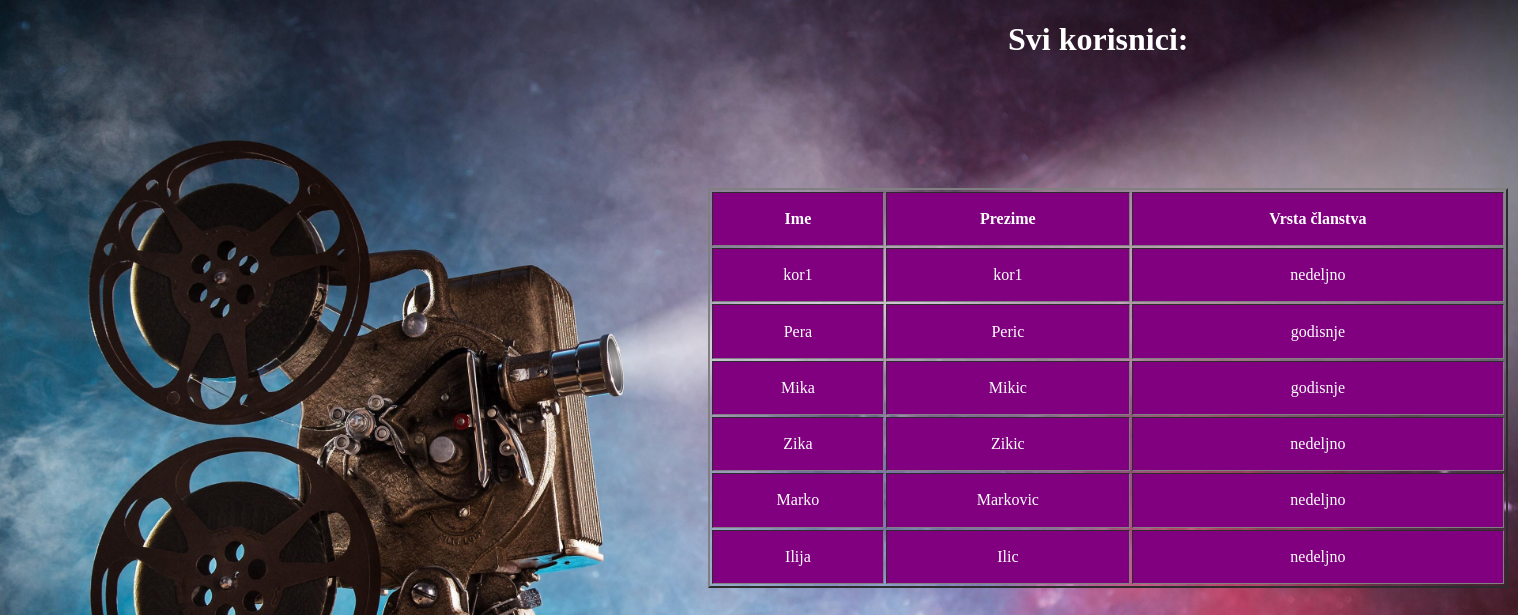
Before: /sviKorisnici.php with the older database file.
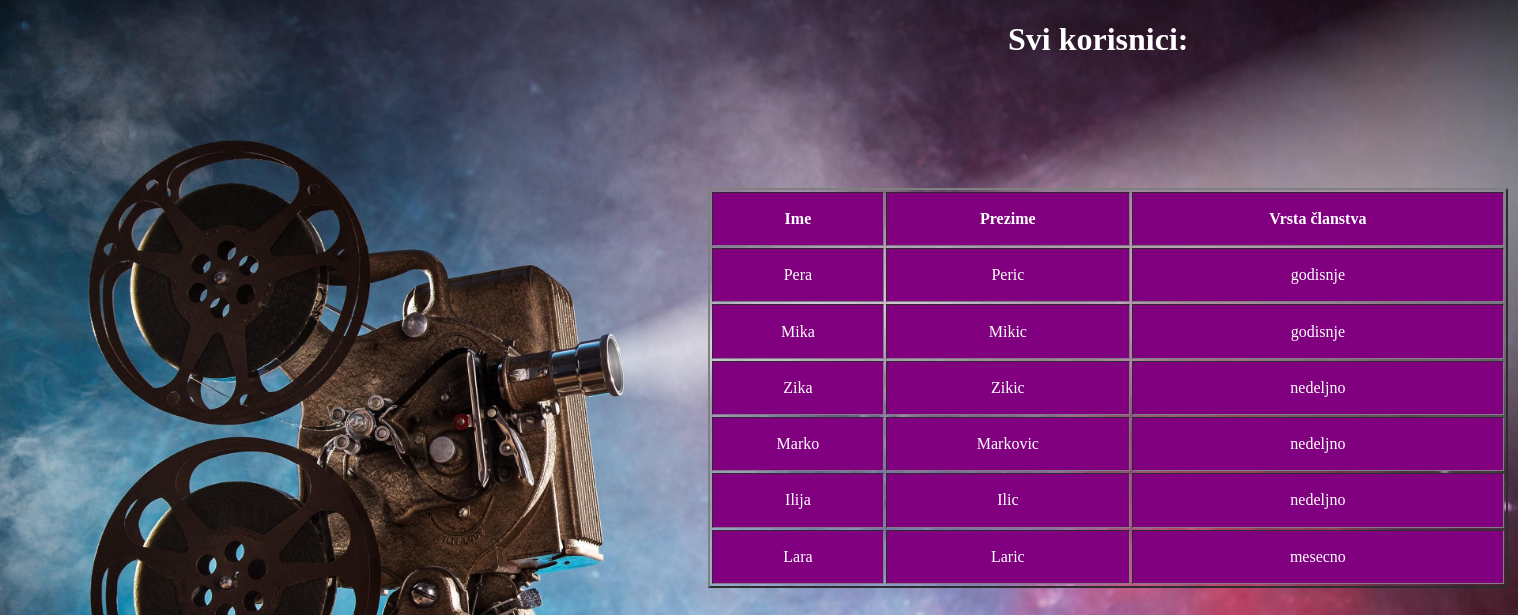
After: the same page with the newer database file.
### tables this page shows
CREATE TABLE `korisnik` (
  `korisnikID` int(10) NOT NULL,
  `ime` varchar(50) NOT NULL,
  `prezime` varchar(50) NOT NULL,
  `vrstaClanstvaID` int(10) NOT NULL
);

CREATE TABLE `clanstvo` (
  `vrstaClanstvaID` int(10) NOT NULL,
  `nazivClanstva` varchar(50) NOT NULL
);

### sviKorisnici.php (the view, shortened to what this page needs)
<!DOCTYPE html>
<html lang="en">
<head>
</head>
<body>
</body>
</html>
<?php
  include "konekcija.php";
  echo "<h1>Svi korisnici: </h1>";
  $sqlUpit = "SELECT * FROM korisnik k JOIN clanstvo c USING(vrstaClanstvaID)";
  $rez = mysqli_query($link, $sqlUpit);
  echo "<table border=2>";
     echo "<tr>";
        echo "<th>"; echo "Ime";  echo "</th>";
        echo "<th>"; echo "Prezime";  echo "</th>";
        echo "<th>"; echo "Vrsta članstva";  echo "</th>";
     echo "</tr>";
  while($korisnik = mysqli_fetch_array($rez))
  {
      echo "<tr>";
        echo "<td>"; echo $korisnik['ime'];  echo "</td>";
        echo "<td>"; echo $korisnik['prezime'];  echo "</td>";
        echo "<td>"; echo $korisnik['nazivClanstva'];  echo "</td>";
        echo '<br>';
     echo "</tr>";
  }
  echo "</table>";
?>

Changed rows visible on the page:
removed korisnik: ime "kor1", prezime "kor1", vrstaClanstvaID.nazivClanstva "nedeljno"
added korisnik: ime "Lara", prezime "Laric", vrstaClanstvaID.nazivClanstva "mesecno"
